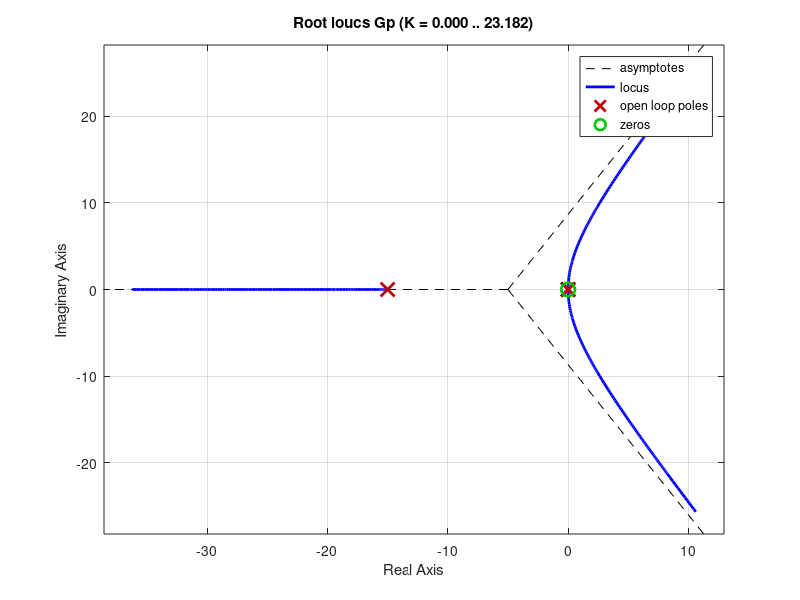

This figure's MATLAB source: (Note: this script raises an error after producing the figure.)
close all
clear all

m=1.20e5; %kg
I_y=4.41e6; %kg m^2
T=1.37e6; % N
L_alpha=0.001; % N/rad
l_alpha=14.65; % m
l_c=10.33; % m
U_0=0.001; % m/sec
k_c=15; %rad/sec

s=tf('s')

G=((l_c*T/I_y)*(s)*(l_c+l_alpha))/(s^3)
Gp=(15/(s+15))*G

rlocus(Gp)

K_R=0.3

H=K_R*s+1

sisotool(Gp,1,H,1)